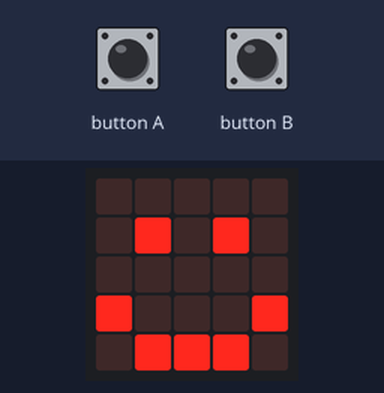
Bench run of a program on a simulated BBC micro:bit (MakeCode). Shown: the board's 5×5 LED display. The test bench sets the inputs (shaded band).

Above: at 0.1 s.
2.4 s: button A pressed for 0.15 s
At 3.0 s:
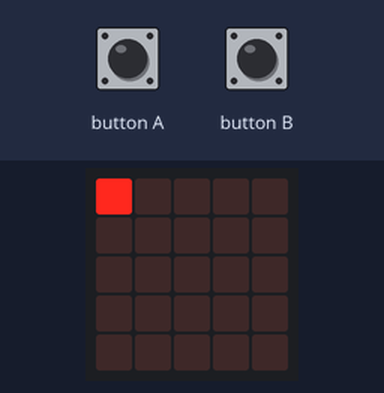
At 3.9 s:
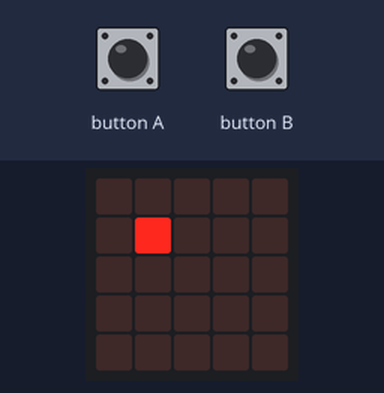
5.5 s: button B pressed for 0.15 s
At 6.4 s:
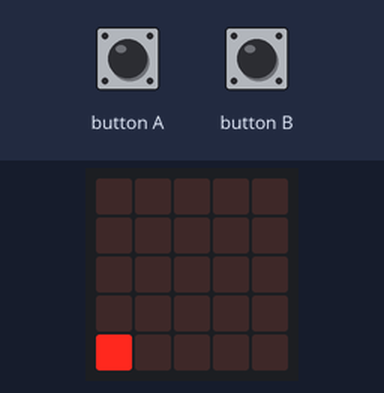
Timing chart, 0 to 8.5 s (numbered marks = the images above; inputs shaded):
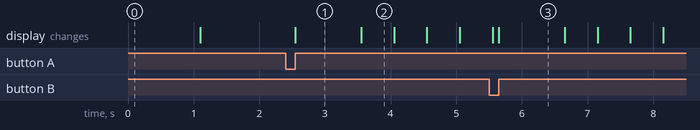

The program:

main.ts
```typescript
// (licence header left out)
// variables
let sprite: game.LedSprite = null
let xAxis: number = 0
let yAxis: number = 0

// setup
basic.showIcon(IconNames.Happy)
basic.pause(500)
basic.clearScreen()

input.onButtonPressed(Button.A, function () {
  basic.clearScreen()

  // set x and y axis to 0
  xAxis = 0
  yAxis = 0
  sprite = game.createSprite(xAxis, yAxis)

  // loop until x axis is greater than 4
  while (xAxis <= 4) {
    basic.pause(500)

    // make pixels light up diagnally
    sprite.set(LedSpriteProperty.X, xAxis)
    sprite.set(LedSpriteProperty.Y, yAxis)

    xAxis = xAxis + 1
    yAxis = yAxis + 1
  }

  basic.pause(500)
  sprite.delete()
})

input.onButtonPressed(Button.B, function () {
  basic.clearScreen()

  // set x axis to 0 and y axis to 4
  xAxis = 0
  yAxis = 4
  sprite = game.createSprite(xAxis, yAxis)

  // loop until x axis is greater than 4
  while (xAxis <= 4 || yAxis >= 0) {
    basic.pause(500)
    basic.clearScreen()

    // make pixels light up diagnally
    sprite.set(LedSpriteProperty.X, xAxis)
    sprite.set(LedSpriteProperty.Y, yAxis)

    xAxis = xAxis + 1
    yAxis = yAxis - 1
  }

  basic.pause(500)
  sprite.delete()
})
```

Measured:
- after the input at 2.4 s, the display: changes after 0.15 s (image 1)
- after the input at 5.5 s, the display: first differs from a run without the input after 0.15 s (image 3)
- what the display in image 1 shows lasts 1.0 s, from 2.6 s to 3.6 s
- what the display in image 2 shows lasts 0.5 s, from 3.6 s to 4.1 s
